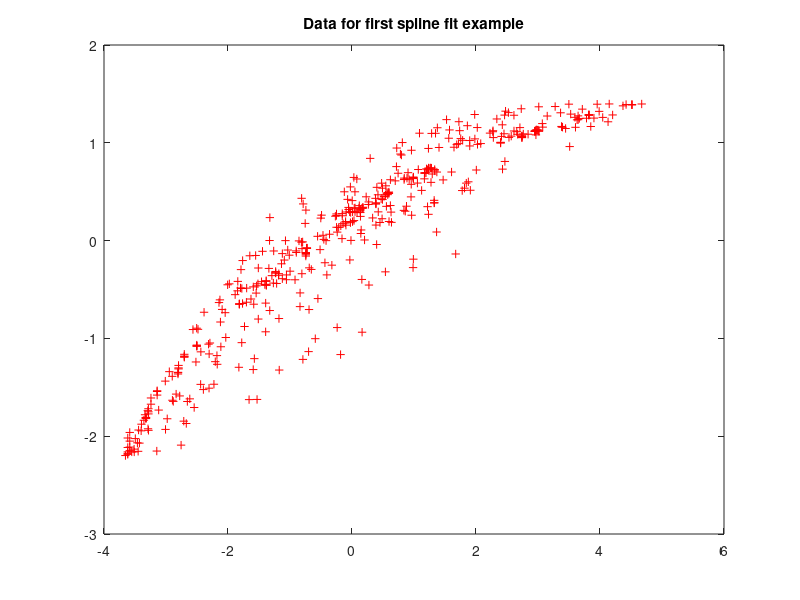

MATLAB code for this plot: (Note: this script raises an error after producing the figure.)
clc
%SPLNDEMO Demonstrates spline functions and SPL_PLS
echo on
% This script demonstrates the spline functions in the PLS_Toolbox
% including the spline pls function, spl_pls, and the stand alone
% spline fitting function, splnfit.
echo off

%Copyright Eigenvector Research, Inc. 1994-98
%Modified April 1994
%Modified BMW 3/98
echo on

% First we'll load some bivariate data and show how the stand alone
% spline functions work.  The function splnfit can be used
% to fit a spline with user specified degree and number
% of knots to a pair of vectors.  There is no limit to the number
% of knots and spline polynomial degree, however,
% numerical instabilities will occur for very high orders
% or large numbers of knots in some cases.

load splndata
pause

% Let's take a look at the first set of data.

echo off
plot(x,y1,'+r')
title('Data for first spline fit example')
pause
echo on

% I think you'll agree that there is some definite curvature
% here.  Now we'll use the splnfit function to fit a second 
% order spline with with 2 knots to the data. 
pause

echo off
[coeffs,knotspots] = splnfit(x,y1,2,2,1);
pause
echo on

% This was pretty easy.  Lets try a harder one.  First we'll
% plot up the data.
pause

echo off
plot(x,y2,'+r')
title('Data for second spline fit example')
pause
echo on

% This might be a little more difficult, but lets try 2 knots
% and second order to start with.
pause

echo off
[coeffs,knotspots] = splnfit(x,y2,2,2,1);
pause
echo on

% This really doesn't look like we caught all of the curves
% in the data effectively, so lets try adding a couple more
% knots to the spline.  This time we'll use 4 knots and a
% second order spline.
pause

echo off
[coeffs,knotspots] = splnfit(x,y2,4,2,1);
pause
echo on

% This is better, but I still don't like the fit on the left
% end.  In order to make it fit better, we'll go to a third
% order spline and stick with 4 knots.
pause

echo off
[coeff43,knotspot43] = splnfit(x,y2,4,3,1);
pause
echo on

% Alternately, we could have stayed with second order and
% added more knots.  Lets try 8 knots.

echo off
[coeff82,knotspot82] = splnfit(x,y2,8,2,1);
pause
echo on

% This looks over fit to me.  Just for fun, lets look at the
% the two splines together.  We'll use the splnpred function
% and the model parameters from each of the them to get a 
% a plot of the function.
pause

echo off
xnew = (-4:.2:5)';
ypred43 = splnpred(xnew,coeff43,knotspot43,1);
ypred82 = splnpred(xnew,coeff82,knotspot82,1);
echo on

% Now we can plot these on the same figure and compare.
pause

echo off
plot(xnew,ypred43,xnew,ypred82), hold on
plot(xnew,ypred43,'+r',xnew,ypred82,'og'), hold off
title('3rd degree 4 knot spine (+), 2nd degree 8 knot spine (o)')
pause 
echo on

% So these really don't look very much different, the 8 knot
% spline just has slightly more curvature in the middle
% portions.

% Now lets use the spline pls functions with some dynamic data.
% We'll use the same data that that demonstrates the polypls
% function and do some comparisons.  Note: spl_pls is quite
% slow--this might take a few minutes.  If you aren't using
% at least an '040 Mac or 486 PC, you might want to get a cup
% of coffee!
pause

load pol_data
echo off;
[m,n] = size(caldata);
plot(1:m,caldata(:,1),1:m,caldata(:,2),'--b')
title('Process Input (solid) and Output (dashed) Data for Calibration')
xlabel('Sample Number (time)')
ylabel('Process Input and Output')
pause
echo on

% What we want to do is build a model that relates the past
% values of the input to the current output.  As usual, we
% will start by scaling the data.

[acaldata,mcal,scal] = auto(caldata);

% Now we can use the writein2 function to rewrite the data file
% into the diagonal format used in Finite Impulse Response (FIR)
% models.  In this case we have to chose how many samples into
% the past we will look.  It turns out that 6 is a good number
% for this data set.

[ucal,ycal] = writein2(acaldata(:,1),acaldata(:,2),6);
pause

% We can now use the polypls and spl_pls functions to 
% build models that relate the input ucal to the output ycal.
% We must chose the number of latent variables to consider
% and the order of the polynomial to be used in the inner
% relation in the polypls function.  In this case I'll choose
% 5 and 2, respectively.  In the spl_pls function we also
% have to choose the number of knots.  For it I'll choose
% 1 knot and a second degree spline. I'll leave the plot
% option turned on in the spl_pls function so you can see
% the way the spline fits the xblock scores to the yblock
% scores.  We'll also do a linear MLR model just for comparison.

% You might want to go get your coffee now.
pause

echo off
[PP,QP,WP,TP,UP,bp,ssqp] = polypls(ucal,ycal,5,2);
[P,W,T,U,C,cfs,ks,ssq] = spl_pls(ucal,ycal,1,2,3,1);
r = ucal\ycal;
echo on

% The models are now made.  Note how the spl_pls model picks up
% more yblock variance with fewer LVs than the polypls model.
% Now we'll plot up the predictions and take a look;
pause

echo off
ypoly = polypred(ucal,bp,PP,QP,WP,5);    
yspln = splspred(ucal,P,W,C,cfs,ks,3,0); 
ylin = ucal*r;                           
[mu,nu] = size(ucal);
plot(1:mu,ycal,1:mu,ypoly,'--',1:mu,yspln,1:mu,ylin,':y')
hold on,  plot(1:mu,ycal,'or'), hold off
title('Actual and Fitted outputs for calibration data set')
xlabel('Time'), ylabel('Actual or Fitted Output')
text(10,2.25,'Actual Output - circles')
text(20,2,'Linear Model - dotted')
text(30,1.75,'Poly-PLS Model - dashed')
text(40,1.5,'Spline-PLS Model - solid')
echo on

% This is hard to see the fit very well, so lets zoom in on
% the first 150 points.
pause

echo off
axis([0 150 -2.5 2.5])
echo on

% Now lets try it with new data. This is the real test, of course.
% We'd like to think that our model is useful for predicting new
% new data rather than just fitting old data.
pause

echo off
stestdata = scale(testdata,mcal,scal);
[utest,ytest] = writein2(stestdata(:,1),stestdata(:,2),6);
ylint = utest*r;
ypolyt = polypred(utest,bp,PP,QP,WP,4);
ysplnt = splspred(utest,P,W,C,cfs,ks,3,0);
[mu,nu] = size(utest);
plot(1:mu,ytest,1:mu,ypolyt,'--',1:mu,ysplnt,1:mu,ylint,':y')
hold on,  plot(1:mu,ytest,'or'), hold off
title('Actual and Predicted outputs for new data set')
xlabel('Time'), ylabel('Actual or Predicted Output')
text(10,1.1,'Actual Output - circles')
text(20,1,'Linear Model - dotted')
text(30,.9,'Poly-PLS Model - dashed')
text(40,.8,'Spline-PLS Model - solid')
axis([0 450 -0.3 1.2])

pause
echo on

% Once again, this is rather hard to see, so we'll zoom in
% on the first 150 points
pause

echo off
axis([0 150 -0.2 1.2]);
pause
echo on

% Its fairly obvious that the linear model isn't doing too good
% of a job.  The spl_pls model appears to be a little better
% than the polypls model.  Lets put some numbers on this by
% calculating the prediction errors and comparing.

linssq = sum((ytest-ylint).^2);
splnssq = sum((ytest-ysplnt).^2);
polyssq = sum((ytest-ypolyt).^2);

echo off
disp('  ')
disp('  Total Sum of Squares Prediction Error')
disp('   Linear    Poly-PLS   SPL-PLS')
disp([linssq polyssq splnssq])
axis;
echo on
pause

% As you can see, both non-linear models are drastically better than 
% the linear model.  The spl_pls model is almost 10% better than the
% polypls model.
